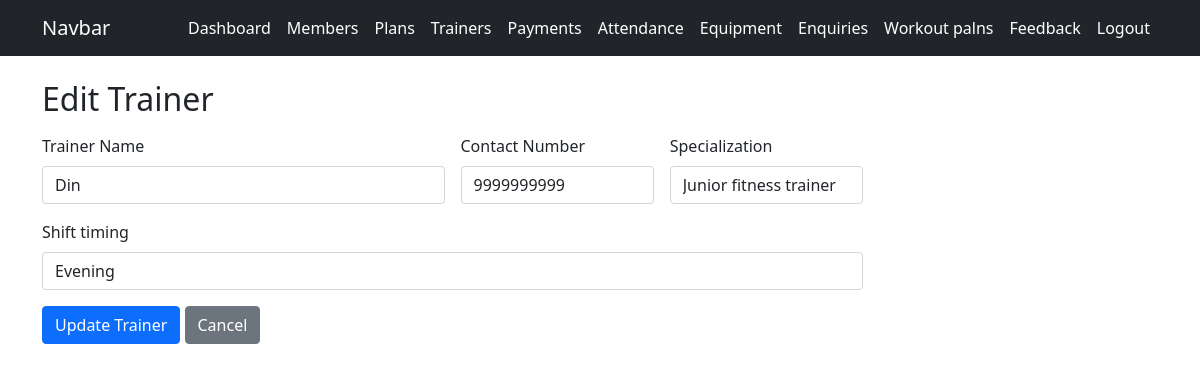
/admin_trainers_edit/4/ (signed in), run on the app's committed database.
### gymapp/models.py (models this page shows, shortened)
class Trainer(models.Model):
    name = models.CharField(max_length=100)
    mobile = models.BigIntegerField()
    specialization = models.CharField(max_length=200)
    shift_timings = models.CharField(max_length=200)

### gymapp/views.py (the view)
    def wrapper(request, *args, **kwargs):
        if not request.user.is_authenticated or getattr(request.user, 'role', None) != 'ADMIN':  # check if user is not authenticated OR role is not ADMIN
            messages.error(request, 'you must be an admin to access this page')
            return redirect('admin_login')
        return view_func(request, *args, **kwargs)  # if user is authenticated and role is ADMIN, then allow them to access the page

### gymapp/views.py (called while the page is built, shortened)
def admin_required(view_func):
    def wrapper(request, *args, **kwargs):
        if not request.user.is_authenticated or getattr(request.user, 'role', None) != 'ADMIN':  # check if user is not authenticated OR role is not ADMIN
            messages.error(request, 'you must be an admin to access this page')
            return redirect('admin_login')
        return view_func(request, *args, **kwargs)  # if user is authenticated and role is ADMIN, then allow them to access the page
    return wrapper

@admin_required
def admin_trainers_edit(request, trainer_id):
    trainer_id = Trainer.objects.get(id=trainer_id)
    return render(request, 'admin_trainers_add_edit.html', {'mode':'edit', 'trainer_id':trainer_id})  # we are passing the trainer_id object to the template so that we can pre-fill the form with the existing data of the trainer

### gymapp/templates/admin_trainers_add_edit.html (shortened to what this page needs)
{% extends 'base.html' %} {% block content %}
<h2 class="mb-3">
  {% if mode == 'add' %} Add Trainer {% else %} Edit Trainer {% endif %}
</h2>
<form method="post" class="row g-3 w-75">
  <div class="col-md-6">
    <label class="form-label">Trainer Name</label>
    <input
      type="text"
      class="form-control"
      name="name"
      value="{{ trainer_id.name|default:'' }}"
      placeholder="Enter Trainer Name"
    />
  </div>
  <div class="col-md-3">
    <label class="form-label">Contact Number</label>
    <input
      type="tel"
      class="form-control"
      name="mobile"
      value="{{ trainer_id.mobile|default:'' }}"
      placeholder="1234567890"
      maxlength="10"
      pattern="[0-9]{10}"
      inputmode="numeric"
      oninput="this.value = this.value.replace(/\D/g, '').slice(0, 10)"
    />
  </div>
  <div class="col-md-3">
    <label class="form-label">Specialization</label>
    <input
      type="text"
      class="form-control"
      name="specialization"
      value="{{ trainer_id.specialization|default:'' }}"
      placeholder="senior fitness, corrective exercise"
    />
  </div>
  <div class="col-md-12">
    <label class="form-label">Shift timing</label>
    <input
      type="text"
      class="form-control"
      name="shift_timings"
      value="{{ trainer_id.shift_timings|default:'' }}"
      placeholder="morning, evening"
    />
  </div>
  <div class="col-md-12">
    <button type="submit" class="btn btn-primary">
      {% if mode == 'add' %}Add Trainer {% else %}Update Trainer {% endif %}
    </button>
    <a href="{% url 'admin_trainers_list' %}" class="btn btn-secondary"
      >Cancel</a
    >
  </div>
</form>
{% endblock %}

### data on the page
Trainer: name "Din", mobile "9999999999", specialization "Junior fitness trainer", shift_timings "Evening"
